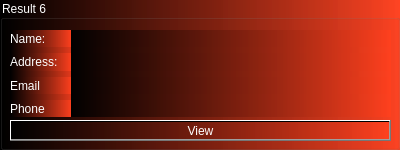
         <widget class="QGroupBox" name="groupBox_5">
          <property name="minimumSize">
           <size>
            <width>400</width>
            <height>150</height>
           </size>
          </property>
          <property name="maximumSize">
           <size>
            <width>400</width>
            <height>150</height>
           </size>
          </property>
          <property name="autoFillBackground">
           <bool>false</bool>
          </property>
          <property name="styleSheet">
           <string notr="true">color: white;
background-color:
qlineargradient(spread:pad, x1:0, y1:0, x2:1, y2:0, stop:0 rgba(0, 0, 0, 255), stop:1 rgba(255, 64, 30,220))
</string>
          </property>
          <property name="title">
           <string>Result 6</string>
          </property>
          <widget class="QWidget" name="verticalLayoutWidget_9">
           <property name="geometry">
            <rect>
             <x>70</x>
             <y>30</y>
             <width>321</width>
             <height>87</height>
            </rect>
           </property>
           <layout class="QVBoxLayout" name="verticalLayout_10">
            <property name="sizeConstraint">
             <enum>QLayout::SetMinimumSize</enum>
            </property>
            <item>
             <widget class="QLabel" name="label_233">
              <property name="text">
               <string/>
              </property>
             </widget>
            </item>
            <item>
             <widget class="QLabel" name="label_234">
              <property name="text">
               <string/>
              </property>
             </widget>
            </item>
            <item>
             <widget class="QLabel" name="label_235">
              <property name="text">
               <string/>
              </property>
             </widget>
            </item>
            <item>
             <widget class="QLabel" name="label_236">
              <property name="text">
               <string/>
              </property>
             </widget>
            </item>
           </layout>
          </widget>
          <widget class="QWidget" name="verticalLayoutWidget_10">
           <property name="geometry">
            <rect>
             <x>10</x>
             <y>30</y>
             <width>61</width>
             <height>87</height>
            </rect>
           </property>
           <layout class="QVBoxLayout" name="verticalLayout_11">
            <item>
             <widget class="QLabel" name="label_237">
              <property name="text">
               <string>Name:</string>
              </property>
             </widget>
            </item>
            <item>
             <widget class="QLabel" name="label_238">
              <property name="text">
               <string>Address:</string>
              </property>
             </widget>
            </item>
            <item>
             <widget class="QLabel" name="label_239">
              <property name="text">
               <string>Email</string>
              </property>
             </widget>
            </item>
            <item>
             <widget class="QLabel" name="label_240">
              <property name="text">
               <string>Phone</string>
              </property>
             </widget>
            </item>
           </layout>
          </widget>
          <widget class="QPushButton" name="pushButton_5">
           <property name="geometry">
            <rect>
             <x>10</x>
             <y>120</y>
             <width>381</width>
             <height>21</height>
            </rect>
           </property>
           <property name="text">
            <string>View</string>
           </property>
          </widget>
         </widget>
